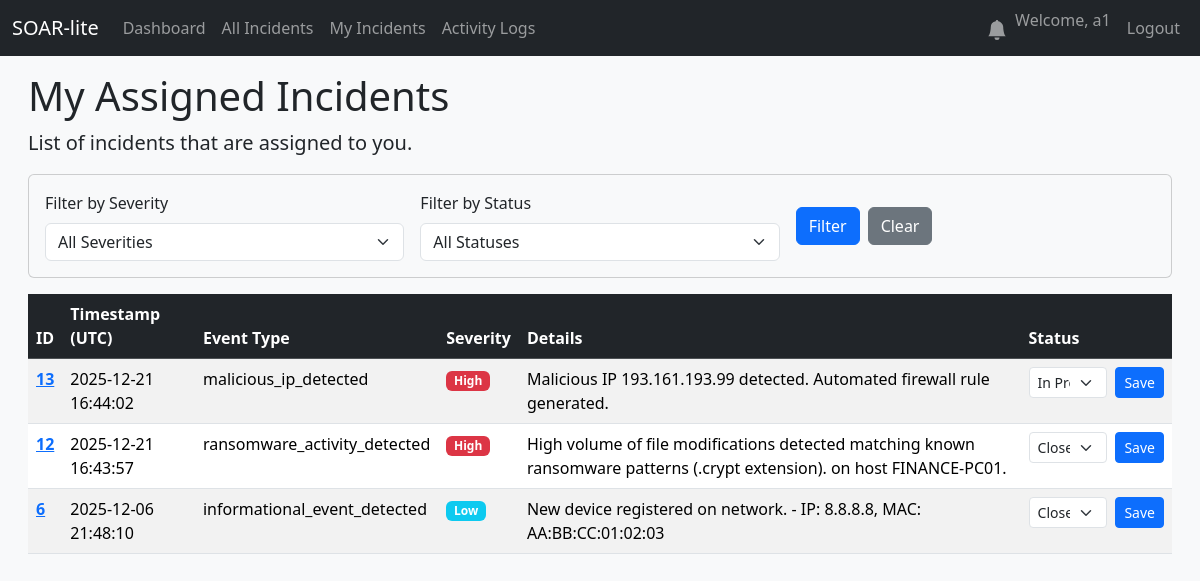
Before: /my_incidents (signed in) with the older database file.
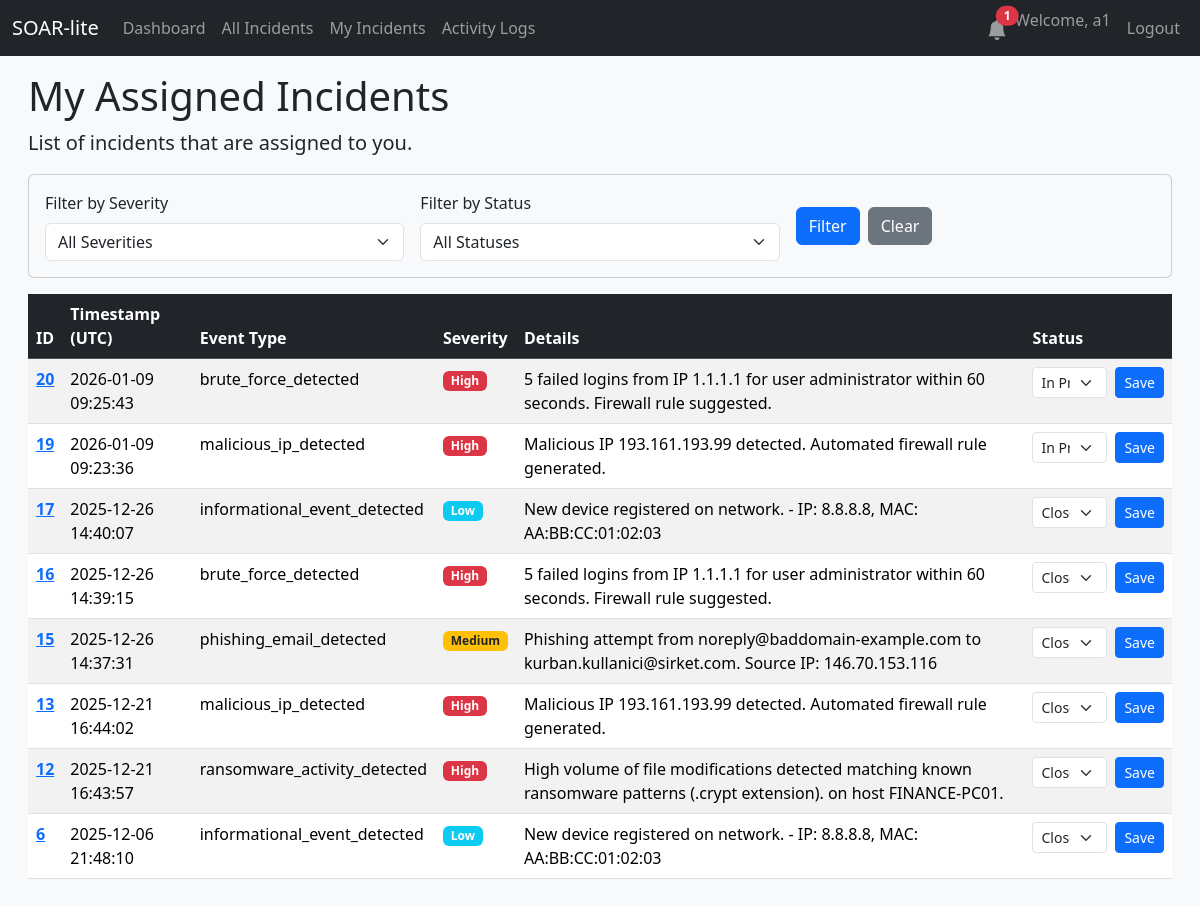
After: the same page with the newer database file.
### database.py (models this page shows, shortened)
class User(UserMixin, db.Model):
    id = db.Column(db.Integer, primary_key=True)
    username = db.Column(db.String(80), unique=True, nullable=False)
    email = db.Column(db.String(120), unique=True, nullable=False)
    password_hash = db.Column(db.String(128))
    created_at = db.Column(db.DateTime, default=datetime.utcnow)
    role = db.Column(db.String(50), nullable=False, default='Analyst')

class Incident(db.Model):
    id = db.Column(db.Integer, primary_key=True)
    created_at = db.Column(db.DateTime, default=datetime.utcnow)
    event_type = db.Column(db.String(100), nullable=False)
    severity = db.Column(db.String(50), nullable=False)
    details = db.Column(db.Text, nullable=True)
    status = db.Column(db.String(50), default='New')
    notes = db.relationship('Note', backref='incident', lazy=True, cascade="all, delete-orphan")
    closed_at = db.Column(db.DateTime, nullable=True) # Olay kapatıldığında doldurulacak
    vt_malicious_count = db.Column(db.Integer, nullable=True)
    vt_report_link = db.Column(db.String(255), nullable=True)
    mitre_technique_id = db.Column(db.String(20), nullable=True)
    mitre_technique_name = db.Column(db.String(100), nullable=True)
    suggested_firewall_rule = db.Column(db.Text, nullable=True) # Otomatik üretilen kural burada saklanacak
    assignee_id = db.Column(db.Integer, db.ForeignKey('user.id'), nullable=True)
    assignee = db.relationship('User', backref='incidents') # backref eklendi
    notes = db.relationship('Note', backref='incident', lazy=True, cascade="all, delete-orphan")
    observables = db.relationship('Observable', backref='incident', lazy=True, cascade="all, delete-orphan")
    action_logs = db.relationship('ActionLog', backref='incident', lazy=True, cascade="all, delete-orphan")

### app.py (the view)
@app.route('/my_incidents')
@login_required
def my_incidents():
    incidents = Incident.query.filter_by(assignee_id=current_user.id).order_by(Incident.created_at.desc()).all()
    return render_template('my_incidents.html', incidents=incidents)

### app.py (called while the page is built)
def create_app():
    app = Flask(__name__)
    veritabani_linki = os.environ.get('DATABASE_URL')
    if veritabani_linki:
        app.config['SQLALCHEMY_DATABASE_URI'] = veritabani_linki
    else:
        app.config['SQLALCHEMY_DATABASE_URI'] = 'sqlite:///soar.db'
    app.config['SQLALCHEMY_TRACK_MODIFICATIONS'] = False
    app.config['SECRET_KEY'] = 'pass123'
    db.init_app(app)
    login_manager = LoginManager()
    login_manager.init_app(app)
    login_manager.login_view = 'login'
    @login_manager.user_loader
    def load_user(user_id):
        return db.session.get(User, int(user_id))
    with app.app_context():
        db.create_all()
        print("🗄️ Database tables created or already exist.")
    return app

@app.context_processor
def inject_notifications():
    if current_user.is_authenticated:
        unread_count = Notification.query.filter_by(user_id=current_user.id, is_read=False).count()
        return dict(unread_notifications=unread_count)
    return dict(unread_notifications=0)

### templates/my_incidents.html (shortened to what this page needs)
{% extends "base.html" %}
{% block content %}
    <h1>My Assigned Incidents</h1>
    <p class="lead">List of incidents that are assigned to you.</p>
    <div class="card bg-light mb-3">
        <div class="card-body">
            <form method="GET" action="{{ url_for('my_incidents') }}" class="row g-3 align-items-center">
                <div class="col-md-4">
                    <label for="severity" class="form-label">Filter by Severity</label>
                    <select name="severity" id="severity" class="form-select">
                        <option value="all" {% if not current_severity or current_severity == 'all' %}selected{% endif %}>All Severities</option>
                    </select>
                </div>
                <div class="col-md-4">
                    <label for="status" class="form-label">Filter by Status</label>
                    <select name="status" id="status" class="form-select">
                        <option value="all" {% if not current_status or current_status == 'all' %}selected{% endif %}>All Statuses</option>
                    </select>
                </div>
                <div class="col-md-4 d-flex align-items-end">
                    <button type="submit" class="btn btn-primary me-2">Filter</button>
                    <a href="{{ url_for('my_incidents') }}" class="btn btn-secondary">Clear</a>
                </div>
            </form>
        </div>
    </div>
    <div class="table-responsive">
        <table class="table table-striped table-hover">
            <thead class="table-dark">
                <tr>
                    <th scope="col">ID</th>
                    <th scope="col">Timestamp (UTC)</th>
                    <th scope="col">Event Type</th>
                    <th scope="col">Severity</th>
                    <th scope="col">Details</th>
                    <th scope="col">Status</th>
                </tr>
            </thead>
            <tbody>
                {% for incident in incidents %}
                <tr>
                    <th scope="row"><a href="{{ url_for('incident_detail', incident_id=incident.id) }}">{{ incident.id }}</a></th>
                    <td>{{ incident.created_at.strftime('%Y-%m-%d %H:%M:%S') }}</td>
                    <td>{{ incident.event_type }}</td>
                    <td>
                        {% if incident.severity == 'high' %}<span class="badge bg-danger">High</span>
                        {% elif incident.severity == 'medium' %}<span class="badge bg-warning text-dark">Medium</span>
                        {% else %}<span class="badge bg-info">{{ incident.severity|capitalize }}</span>{% endif %}
                    </td>
                    <td>{{ incident.details }}</td>
                    <td>
                        <form action="{{ url_for('update_status', incident_id=incident.id) }}" method="POST" class="d-flex">
                            <select name="status" class="form-select form-select-sm me-2">
                                <option value="In Progress" {% if incident.status == 'In Progress' %}selected{% endif %}>In Progress</option>
                                <option value="Closed" {% if incident.status == 'Closed' %}selected{% endif %}>Closed</option>
                            </select>
                            <button type="submit" class="btn btn-primary btn-sm">Save</button>
                        </form>
                    </td>
                </tr>
                {% else %}
                <tr>
                    <td colspan="6" class="text-center">No incidents matching the criteria.</td>
                </tr>
                {% endfor %}
            </tbody>
        </table>
    </div>
{% endblock %}

### templates/base.html (shortened to what this page needs)
<!doctype html>
<html lang="en">
<head>
    <link href="https://cdn.jsdelivr.net/npm/bootstrap@5.3.2/dist/css/bootstrap.min.css" rel="stylesheet">
</head>
<body>
    <nav class="navbar navbar-expand-md navbar-dark bg-dark fixed-top">
        <div class="container-fluid">
            <a class="navbar-brand" href="{{ url_for('dashboard') }}">SOAR-lite</a>
            <div class="collapse navbar-collapse" id="navbarNav">
                <ul class="navbar-nav me-auto mb-2 mb-lg-0">
                    {% if current_user.is_authenticated %}
                    <li class="nav-item">
                        <a class="nav-link" href="{{ url_for('dashboard') }}">Dashboard</a>
                    </li>
                    <li class="nav-item">
                        <a class="nav-link" href="{{ url_for('incidents_list') }}">All Incidents</a>
                    </li>
                    <li class="nav-item">
                        <a class="nav-link" href="{{ url_for('my_incidents') }}">My Incidents</a>
                    </li>
                    {% if current_user.is_authenticated and current_user.role in ['Admin', 'Manager'] %}
                    <li class="nav-item">
                        <a class="nav-link" href="{{ url_for('activity_log') }}">Activity Logs</a>
                    </li>
                    {% endif %}
                    {% endif %}
                </ul>
                <ul class="navbar-nav ms-auto">
                    {% if current_user.is_authenticated %}
                    <li class="nav-item">
                        <a class="nav-link position-relative" href="{{ url_for('notifications') }}">
                            <svg xmlns="http://www.w3.org/2000/svg" width="20" height="20" fill="currentColor" class="bi bi-bell-fill" viewBox="0 0 16 16">
                                <path d="M8 16a2 2 0 0 0 2-2H6a2 2 0 0 0 2 2zm.995-14.901a1 1 0 1 0-1.99 0A5.002 5.002 0 0 0 3 6c0 1.098-.5 6-2 7h14c-1.5-1-2-5.902-2-7 0-2.42-1.72-4.44-4.005-4.901z"/>
                            </svg>
                            {% if unread_notifications > 0 %}
                            <span class="position-absolute top-1 start-80 translate-middle badge rounded-pill bg-danger">
                                {{ unread_notifications }}
                            </span>
                            {% endif %}
                        </a>
                    </li>
                    <li class="nav-item">
                        <span class="navbar-text me-2">Welcome, {{ current_user.username }}</span>
                    </li>
                    <li class="nav-item">
                        <a class="nav-link" href="{{ url_for('logout') }}">Logout</a>
                    </li>
                    {% endif %}
                </ul>
            </div>
        </div>
    </nav>
    <div class="main-content-scrollable">
        <main class="container-fluid"> {% block content %}{% endblock %}
        </main>
    </div>
</body>
</html>

### templates/base.html (style rules this page uses)
html, body { height: 100%; margin: 0; padding: 0; overflow: hidden; background-color: #f8f9fa; }
body { padding-top: 56px; }
.main-content-scrollable { height: calc(100vh - 56px); overflow-y: auto; padding: 1rem; }

Changed rows visible on the page:
added Incident: id "20", created_at "2026-01-09 09:25:43", event_type "brute_force_detected", severity "High", details "5 failed logins from IP 1.1.1.1 for user administrator within 60 seconds. Firewall rule suggested.", status "In Progress"
added Incident: id "19", created_at "2026-01-09 09:23:36", event_type "malicious_ip_detected", severity "High", details "Malicious IP 193.161.193.99 detected. Automated firewall rule generated.", status "In Progress"
added Incident: id "17", created_at "2025-12-26 14:40:07", event_type "informational_event_detected", severity "Low", details "New device registered on network. - IP: 8.8.8.8, MAC: AA:BB:CC:01:02:03", status "Closed"
added Incident: id "16", created_at "2025-12-26 14:39:15", event_type "brute_force_detected", severity "High", details "5 failed logins from IP 1.1.1.1 for user administrator within 60 seconds. Firewall rule suggested.", status "Closed"
added Incident: id "15", created_at "2025-12-26 14:37:31", event_type "phishing_email_detected", severity "Medium", details "Phishing attempt from noreply@baddomain-example.com to kurban.kullanici@sirket.com. Source IP: 146.70.153.116", status "Closed"
changed Incident id 13: status "In Progress" → "Closed"
Other visible differences:
{{ unread_notifications }}: (not shown) → "1"
